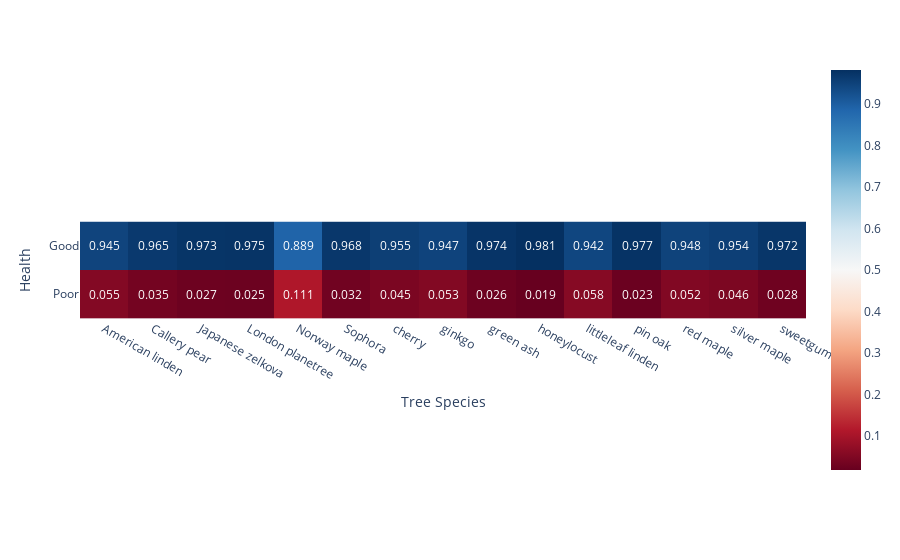

Source (notebook cell):
### Code cell
# visualise using ploty
fig = px.imshow(crosstab, text_auto='.3f', color_continuous_scale='RdBu')
fig.update_xaxes(title = "Tree Species")
fig.update_yaxes(title = "Health")
fig.show()

### Figure 1 — Plotly figure (JSON) as saved in the notebook; plotly's stock layout.template omitted (floating-point values rounded to 4 significant figures)
{"data": [{"coloraxis": "coloraxis", "hovertemplate": "spc_common: %{x}<br>health: %{y}<br>color: %{z}<extra></extra>", "name": "0", "texttemplate": "%{z:.3f}", "type": "heatmap", "x": ["American linden", "Callery pear", "Japanese zelkova", "London planetree", "Norway maple", "Sophora", "cherry", "ginkgo", "green ash", "honeylocust", "littleleaf linden", "pin oak", "red maple", "silver maple", "sweetgum"], "xaxis": "x", "y": ["Good", "Poor"], "yaxis": "y", "z": [[0.9452, 0.9645, 0.9733, 0.9747, 0.8895, 0.9681, 0.9554, 0.9468, 0.9737, 0.9815, 0.9422, 0.9768, 0.948, 0.9544, 0.9716], [0.05484, 0.03545, 0.02673, 0.02526, 0.1105, 0.03185, 0.04458, 0.05319, 0.02634, 0.01852, 0.05783, 0.02322, 0.05195, 0.04555, 0.02843]]}], "layout": {"coloraxis": {"colorscale": [[0, "rgb(103,0,31)"], [0.1, "rgb(178,24,43)"], [0.2, "rgb(214,96,77)"], [0.3, "rgb(244,165,130)"], [0.4, "rgb(253,219,199)"], [0.5, "rgb(247,247,247)"], [0.6, "rgb(209,229,240)"], [0.7, "rgb(146,197,222)"], [0.8, "rgb(67,147,195)"], [0.9, "rgb(33,102,172)"], [1, "rgb(5,48,97)"]]}, "margin": {"t": 60}, "xaxis": {"anchor": "y", "constrain": "domain", "domain": [0, 1], "scaleanchor": "y", "title": {"text": "Tree Species"}}, "yaxis": {"anchor": "x", "autorange": "reversed", "constrain": "domain", "domain": [0, 1], "title": {"text": "Health"}}}}
